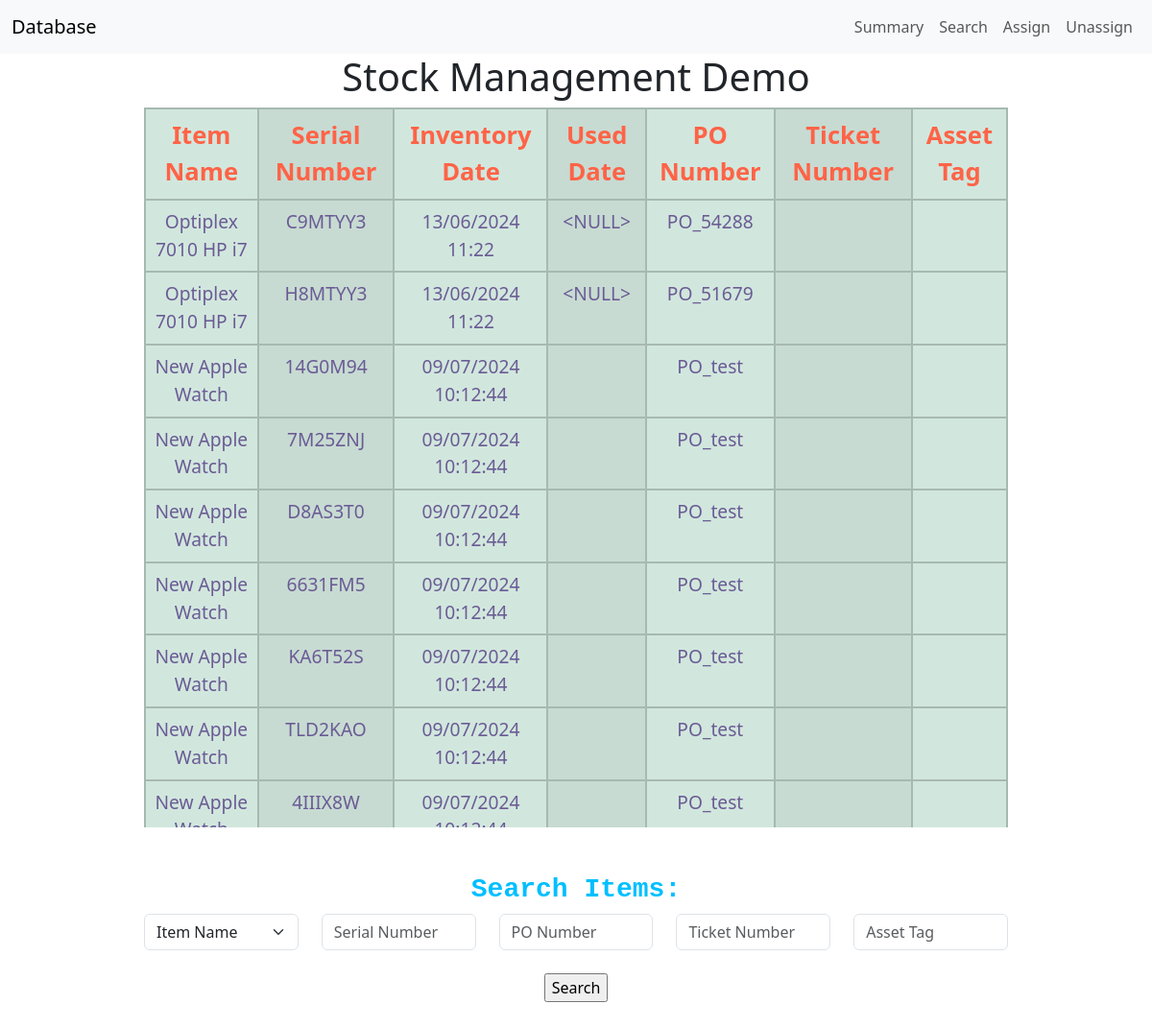
Screenshot of /search with the database file from the repository.
### tables this page shows
CREATE TABLE Inventory (
    Item_Name VARCHAR(255) NOT NULL ,
    Serial_Num VARCHAR(255) PRIMARY KEY NOT NULL UNIQUE,
    Inventory_Date datetime NOT NULL,
    Used_Date datetime DEFAULT '',
    PO_Num VARCHAR(255),
    Ticket_Num VARCHAR(255) DEFAULT '',
    Asset_Tag VARCHAR(255) DEFAULT '' 
);

### app.py (the view)
@app.route('/search', methods=['POST', 'GET'])
def search():
    if request.method == "POST":
        name = request.form['item_name']
        serial = request.form['serial_num']
        po = request.form['po_num']
        ticket = request.form['ticket_num']
        tag = request.form['asset_tag']
        data = execute_search(name, serial, po, ticket, tag)
        return render_template('index.html', data = data, name = list_all_items())
    else:
        return render_template('index.html', data = fetch_all_data(), name = list_all_items())

### helper.py (called while the page is built)
def get_db_connection():
    conn = sqlite3.connect('database.db')
    return conn

def remove_header(data):
    if len(data) < 1:
        return data
    elif "Item_Name" in data[0][0]:
        return data[1:]
    else:
        return data

def fetch_all_data():
    conn = get_db_connection()
    data = conn.execute('SELECT * FROM Inventory').fetchall()
    conn.close()
    return remove_header(data)

def list_all_items():
    conn = get_db_connection()
    data = conn.execute('SELECT DISTINCT Item_Name FROM Inventory;').fetchall()
    conn.close()
    data = [x[0] for x in data if not "Item_Name" in x[0]]
    return remove_header(data)

### templates/index.html (shortened to what this page needs)
{% extends 'base.html'%}
{% block body%}
<center>
    <div style="width:75%;height:750px;overflow:auto;">
        <table class="table table-info table-striped-columns table-hover">
            <thead>
                <tr class="table-success">
                    <th class="table-success"><label style="color:tomato;font-size:160%;">Item Name</label></th>
                    <th class="table-success"><label style="color:tomato;font-size:160%;">Serial Number</label ></th>
                    <th class="table-success"><label style="color:tomato;font-size:160%;">Inventory Date</label ></th>
                    <th class="table-success"><label style="color:tomato;font-size:160%;">Used Date</label ></th>
                    <th class="table-success"><label style="color:tomato;font-size:160%;">PO Number</label ></th>
                    <th class="table-success"><label style="color:tomato;font-size:160%;">Ticket Number</label ></th>
                    <th class="table-success"><label style="color:tomato;font-size:160%;">Asset Tag</label ></th>
                </tr>
            </thead>
            <tbody>
                {%for row in data:%}
                    <tr class="table-success">
                        <td class="table-success"><label style="color:#6b5b95;font-size:120%;">{{row[0]}}</label></td>
                        <td class="table-success"><label style="color:#6b5b95;font-size:120%;">{{row[1]}}</label></td>
                        <td class="table-success"><label style="color:#6b5b95;font-size:120%;">{{row[2]}}</label></td>
                        <td class="table-success"><label style="color:#6b5b95;font-size:120%;">{{row[3]}}</label></td>
                        <td class="table-success"><label style="color:#6b5b95;font-size:120%;">{{row[4]}}</label></td>
                        <td class="table-success"><label style="color:#6b5b95;font-size:120%;">{{row[5]}}</label></td>
                        <td class="table-success"><label style="color:#6b5b95;font-size:120%;">{{row[6]}}</label></td>
                    </tr>
                {% endfor %}
            </tbody>
        </table>
    </div>
</center>
<br>
<br>
<center>
    <div style="margin: 5 auto; width:75%;">
        <h3 style="color:deepskyblue;font-size:16;font-family:'Courier New';"><strong>Search Items:</strong></h3>
        <form action="{{ url_for('search') }}" method="post">
            <div class="row">
                <div class="col">
                    <select class="form-select" name="item_name" >
                        <option selected>Item Name</option>
                    </select>
                </div>
                <div class="col">
                <input type="text" class="form-control" placeholder="Serial Number" name="serial_num">
                </div>
                <div class="col">
                <input type="text" class="form-control" placeholder="PO Number" name="po_num">
                </div>
                <div class="col">
                <input type="text" class="form-control" placeholder="Ticket Number" name="ticket_num">
                </div>
                <div class="col">
                <input type="text" class="form-control" placeholder="Asset Tag" name="asset_tag">
                </div>
            </div>
            <br>
            <div class="row">
                <div class="col">
                    <input type="submit" value="Search">
                </div>
            </div>
        </form>
    </div>
</center>
<br>
{% endblock%}

### templates/base.html (shortened to what this page needs)
<!DOCTYPE html>
<html>
<head>
    <link href="https://cdn.jsdelivr.net/npm/bootstrap@5.3.3/dist/css/bootstrap.min.css" rel="stylesheet">
    <nav class="navbar navbar-expand-lg bg-body-tertiary">
        <div class="container-fluid">
          <a class="navbar-brand" href="#">Database</a>
            <ul class="navbar-nav">
              <li class="nav-item">
                <a class="nav-link" href="/">Summary</a>
              </li>
              <li class="nav-item">
                <a class="nav-link" href="/search">Search</a>
              </li>
              <li class="nav-item">
                <a class="nav-link" href="/assign">Assign</a>
              </li>
              <li class="nav-item">
                <a class="nav-link" href="/unassign">Unassign</a>
              </li>
            </ul>
          </div>
    </nav>
    <center>
        <h1>Stock Management Demo</h1>
    </center>
</head>
<body>
    {% block body%}{% endblock%}
</body>
</html>

### templates/base.html (style rules this page uses)
table, th, td { text-align: center; padding: 12px; border:2px solid black; border-collapse: collapse; margin-left: auto; margin-right: auto; }

### rows the page displays
Inventory: Item_Name "Optiplex 7010 HP i7", Serial_Num "C9MTYY3", Inventory_Date "13/06/2024 11:22", Used_Date "<NULL>", PO_Num "PO_54288"
Inventory: Item_Name "Optiplex 7010 HP i7", Serial_Num "H8MTYY3", Inventory_Date "13/06/2024 11:22", Used_Date "<NULL>", PO_Num "PO_51679"
Inventory: Item_Name "New Apple Watch", Serial_Num "14G0M94", Inventory_Date "09/07/2024 10:12:44", PO_Num "PO_test"
Inventory: Item_Name "New Apple Watch", Serial_Num "7M25ZNJ", Inventory_Date "09/07/2024 10:12:44", PO_Num "PO_test"
Inventory: Item_Name "New Apple Watch", Serial_Num "D8AS3T0", Inventory_Date "09/07/2024 10:12:44", PO_Num "PO_test"
Inventory: Item_Name "New Apple Watch", Serial_Num "6631FM5", Inventory_Date "09/07/2024 10:12:44", PO_Num "PO_test"
Inventory: Item_Name "New Apple Watch", Serial_Num "KA6T52S", Inventory_Date "09/07/2024 10:12:44", PO_Num "PO_test"
Inventory: Item_Name "New Apple Watch", Serial_Num "TLD2KAO", Inventory_Date "09/07/2024 10:12:44", PO_Num "PO_test"
Inventory: Item_Name "New Apple…", Serial_Num "4IIIX8W", Inventory_Date "09/07/2024…", PO_Num "PO_test"
